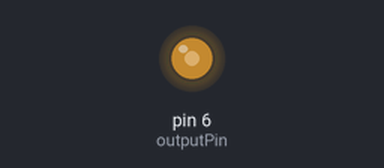
Simulated run of this sketch. Board: Arduino Uno, built with avr-gcc and run on an emulated ATmega328P. On the bench: output pins drawn as LEDs (lit = HIGH).

Above: at 0.1 s.
Timing chart, 0 to 1.6 s (numbered marks = the images above):
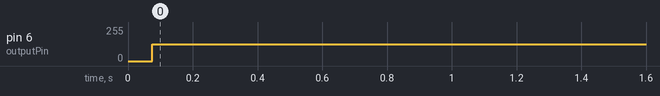

Measured:
- by itself, pin 6 (outputPin): 0/255 → 125/255 at 0.08 s

The sketch:

netcode.ino
```cpp
/*
* sinewave_pcm
*
* Generates 8-bit PCM sinewave on pin 6 using pulse-width modulation (PWM).
* For Arduino with Atmega368P at 16 MHz.
*
* Uses timers 1 and 0. Timer 1 reads the sinewave table, SAMPLE_RATE times a
second.
* The sinewave table has 256 entries. Consequently, the sinewave has a
frequency of
* f = SAMPLE_RATE / 256
* Each entry in the sinewave table defines the duty-cycle of Timer 0. Timer 0
* holds pin 6 high from 0 to 255 ticks out of a 256-tick cycle, depending on
* the current duty cycle. Timer 0 repeats 62500 times per second (16000000 /
256),
* much faster than the generated sinewave generated frequency.
*
* References:
* http://www.atmel.com/dyn/resources/prod_documents/doc2542.pdf
* http://www.analog.com/library/analogdialogue/archives/38-08/dds.html
* http://www.evilmadscientist.com/article.php/avrdac
* http://www.arduino.cc/playground/Code/R2APCMAudio
* http://www.scienceprog.com/generate-sine-wave-modulated-pwm-with-avrmicrocontroller/
* http://www.scienceprog.com/avr-dds-signal-generator-v10/
* http://documentation.renesas.com/eng/products/region/rtas/mpumcu/apn/
sinewave.pdf
* http://ww1.microchip.com/downloads/en/AppNotes/00655a.pdf
*
* By Gary Hill
* Adapted from a script by Michael Smith <michael@hurts.ca>
*/
#include <stdint.h>
#include <avr/interrupt.h>
#include <avr/io.h>
#include <avr/pgmspace.h>
#define SAMPLE_RATE 13000// 16 ksps
/*
* The sinewave data needs to be unsigned, 8-bit
*
* sinewavedata.h should look like this:
* const int sinewave_length=256;
*
* const unsigned char sinewave_data[] PROGMEM = {0x80,0x83, ...
*
*/
/* Sinewave table
* Reference:
* http://www.scienceprog.com/generate-sine-wave-modulated-pwm-with-avrmicrocontroller/
*/
const int sinewave_length=256;
const unsigned char sinewave_data[] PROGMEM = {
0x80,0x83,0x86,0x89,0x8c,0x8f,0x92,0x95,0x98,0x9c,0x9f,0xa2,0xa5,0xa8,0xab,0xae,
0xb0,0xb3,0xb6,0xb9,0xbc,0xbf,0xc1,0xc4,0xc7,0xc9,0xcc,0xce,0xd1,0xd3,0xd5,0xd8,
0xda,0xdc,0xde,0xe0,0xe2,0xe4,0xe6,0xe8,0xea,0xec,0xed,0xef,0xf0,0xf2,0xf3,0xf5,
0xf6,0xf7,0xf8,0xf9,0xfa,0xfb,0xfc,0xfc,0xfd,0xfe,0xfe,0xff,0xff,0xff,0xff,0xff,
0xff,0xff,0xff,0xff,0xff,0xff,0xfe,0xfe,0xfd,0xfc,0xfc,0xfb,0xfa,0xf9,0xf8,0xf7,
0xf6,0xf5,0xf3,0xf2,0xf0,0xef,0xed,0xec,0xea,0xe8,0xe6,0xe4,0xe2,0xe0,0xde,0xdc,
0xda,0xd8,0xd5,0xd3,0xd1,0xce,0xcc,0xc9,0xc7,0xc4,0xc1,0xbf,0xbc,0xb9,0xb6,0xb3,
0xb0,0xae,0xab,0xa8,0xa5,0xa2,0x9f,0x9c,0x98,0x95,0x92,0x8f,0x8c,0x89,0x86,0x83,
0x80,0x7c,0x79,0x76,0x73,0x70,0x6d,0x6a,0x67,0x63,0x60,0x5d,0x5a,0x57,0x54,0x51,
0x4f,0x4c,0x49,0x46,0x43,0x40,0x3e,0x3b,0x38,0x36,0x33,0x31,0x2e,0x2c,0x2a,0x27,
0x25,0x23,0x21,0x1f,0x1d,0x1b,0x19,0x17,0x15,0x13,0x12,0x10,0x0f,0x0d,0x0c,0x0a,
0x09,0x08,0x07,0x06,0x05,0x04,0x03,0x03,0x02,0x01,0x01,0x00,0x00,0x00,0x00,0x00,
0x00,0x00,0x00,0x00,0x00,0x00,0x01,0x01,0x02,0x03,0x03,0x04,0x05,0x06,0x07,0x08,
0x09,0x0a,0x0c,0x0d,0x0f,0x10,0x12,0x13,0x15,0x17,0x19,0x1b,0x1d,0x1f,0x21,0x23,
0x25,0x27,0x2a,0x2c,0x2e,0x31,0x33,0x36,0x38,0x3b,0x3e,0x40,0x43,0x46,0x49,0x4c,
0x4f,0x51,0x54,0x57,0x5a,0x5d,0x60,0x63,0x67,0x6a,0x6d,0x70,0x73,0x76,0x79,0x7c};
int outputPin = 6; // (PCINT22/OC0A/AIN0)PD6, Arduino Digital Pin 6
volatile uint16_t sample;
// This is called at SAMPLE_RATE kHz to load the next sample.
ISR(TIMER1_COMPA_vect) {
if (sample >= sinewave_length) {
sample = -1;
}else {
OCR0A = pgm_read_byte(&sinewave_data[sample]);
}
++sample;
}
void startPlayback()
{
pinMode(outputPin, OUTPUT);
// Set Timer 0 Fast PWM Mode (Section 14.7.3)
// WGM = 0b011 = 3 (Table 14-8)
// TOP = 0xFF, update OCR0A register at BOTTOM
TCCR0A |= _BV(WGM01) | _BV(WGM00);
TCCR0B &= ~_BV(WGM02);
// Do non-inverting PWM on pin OC0A, arduino digital pin 6
// COM0A = 0b10, clear OC0A pin on compare match,
// set 0C0A pin at BOTTOM (Table 14-3)
TCCR0A = (TCCR0A | _BV(COM0A1)) & ~_BV(COM0A0);
// COM0B = 0b00, OC0B disconnected (Table 14-6)
TCCR0A &= ~(_BV(COM0B1) | _BV(COM0B0));
// No prescaler, CS = 0b001 (Table 14-9)
TCCR0B = (TCCR0B & ~(_BV(CS02) | _BV(CS01))) | _BV(CS00);
// Set initial pulse width to the first sample.
OCR0A = pgm_read_byte(&sinewave_data[0]);
// Set up Timer 1 to send a sample every interrupt.
cli(); // disable interrupts
// Set CTC mode (Section 15.9.2 Clear Timer on Compare Match)
// WGM = 0b0100, TOP = OCR1A, Update 0CR1A Immediate (Table 15-4)
// Have to set OCR1A *after*, otherwise it gets reset to 0!
TCCR1B = (TCCR1B & ~_BV(WGM13)) | _BV(WGM12);
TCCR1A = TCCR1A & ~(_BV(WGM11) | _BV(WGM10));
// No prescaler, CS = 0b001 (Table 15-5)
TCCR1B = (TCCR1B & ~(_BV(CS12) | _BV(CS11))) | _BV(CS10);
// Set the compare register (OCR1A).
// OCR1A is a 16-bit register, so we have to do this with
// interrupts disabled to be safe.
OCR1A = F_CPU / SAMPLE_RATE; // 16e6 / 8000 = 2000
// Enable interrupt when TCNT1 == OCR1A (p.136)
TIMSK1 |= _BV(OCIE1A);sample = 0;
sei(); // enable interrupts
}
void setup()
{
startPlayback();
}
void loop()
{
while (true);
}
```
